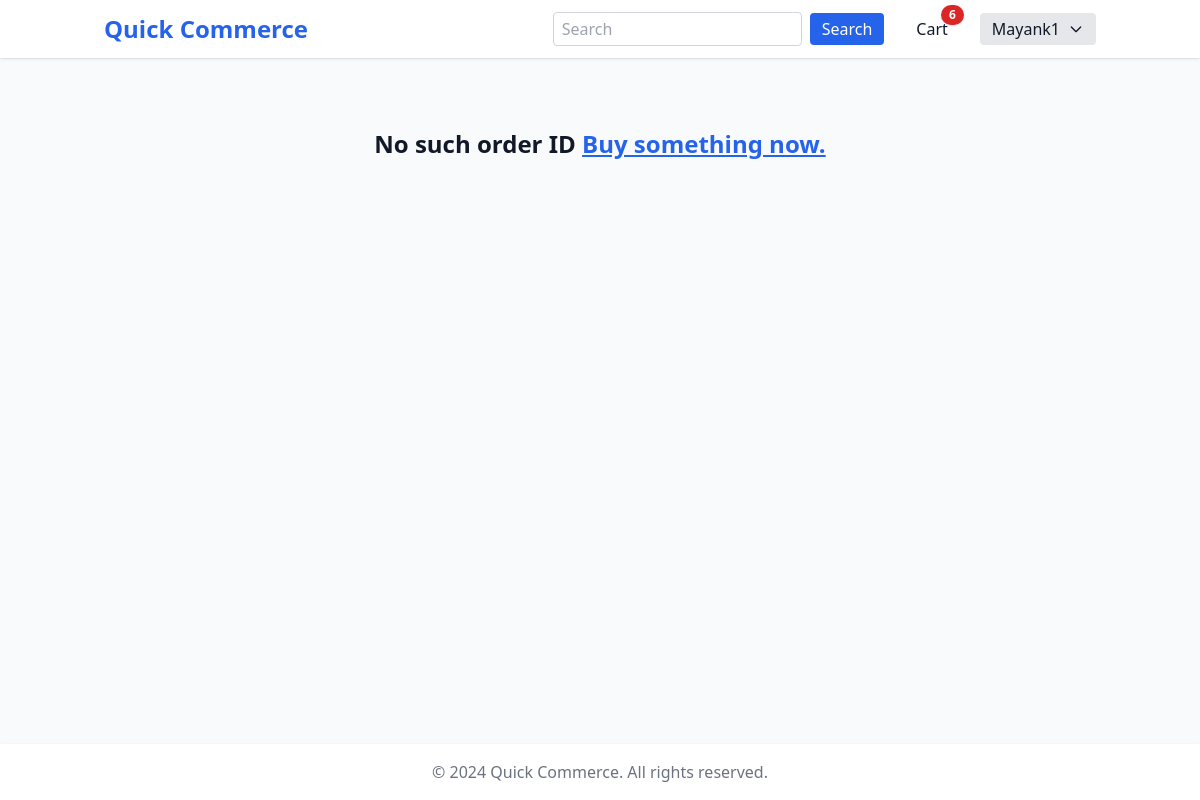
The page /orders/11/ (signed in) on the database as committed earlier.
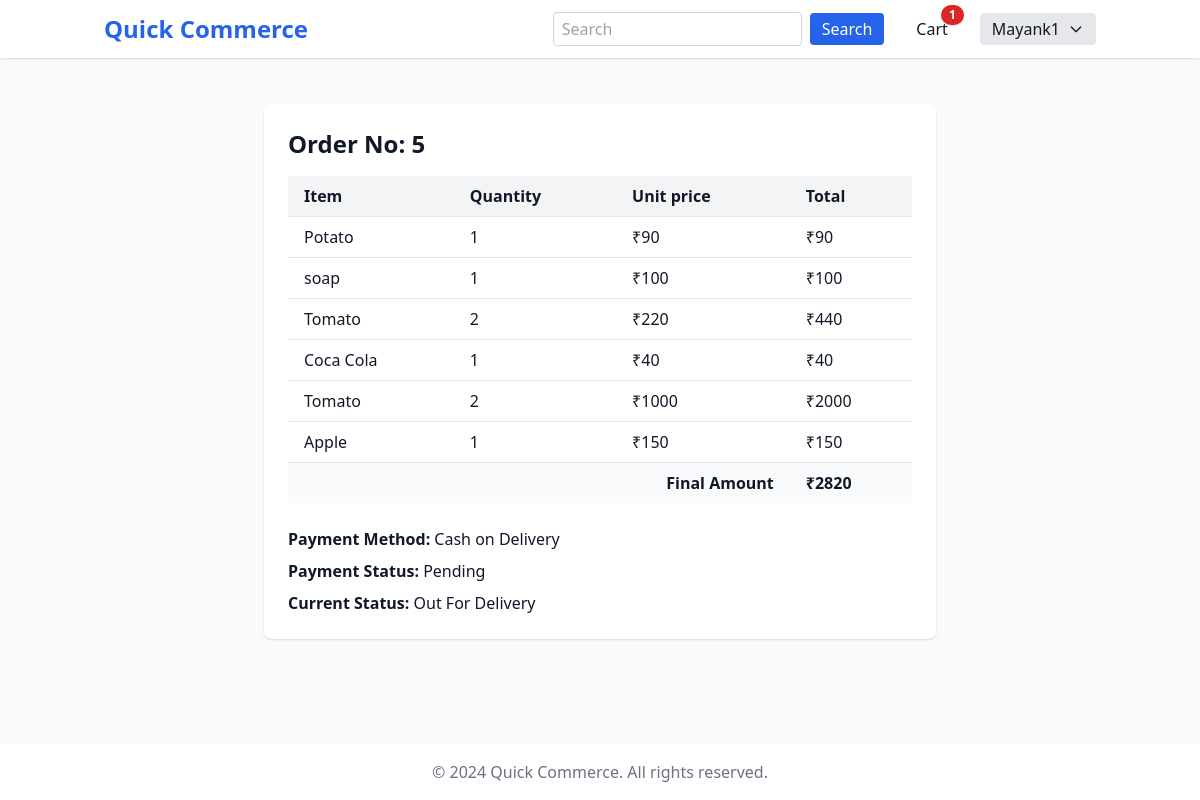
The same page on the database as committed later.
### orders/models.py (models this page shows, shortened)
class Order(models.Model):
    user = models.ForeignKey(User,on_delete=models.CASCADE)
    order_no = models.IntegerField(blank=True)
    total = models.IntegerField(blank = True)
    status = models.CharField(max_length=16, choices=status_choices,default='pending')
    created_at = models.DateTimeField(auto_now_add=True)
    updated_at = models.DateTimeField(auto_now=True)
    order_items = models.ManyToManyField(Order_Item)
    checkout = models.ForeignKey(Checkout,on_delete=models.CASCADE,null=True)
    dark_store = models.ForeignKey(Dark_Store,on_delete=models.CASCADE,default=get_initial)

class Order_Item(models.Model):
    user = models.ForeignKey(User,on_delete=models.CASCADE)
    product = models.ForeignKey(Product,on_delete=models.CASCADE)
    quantity = models.IntegerField()
    price = models.IntegerField(blank=True)

### products/models.py (models this page shows, shortened)
class Product(models.Model):
    subcategory = models.ForeignKey(Product_subcategory, on_delete=models.SET_DEFAULT, default=get_default_subcategory)
    title = models.CharField(max_length=1000)
    desc = models.TextField()
    price = models.IntegerField()
    image = models.ImageField(upload_to="product_images",null=True)

### checkout/models.py (models this page shows, shortened)
class Checkout(models.Model):
    user = models.ForeignKey(User,on_delete=models.CASCADE)
    total = models.IntegerField(blank=True,null=True)
    shipping_address = models.TextField()
    phone = models.CharField(max_length=15)
    created_at = models.DateTimeField(auto_now_add=True)
    payment_method = models.CharField(max_length=50, choices=payment_choices)
    payment_status = models.CharField(max_length = 20 , choices = payment_status_choices, default = 'pending')

### orders/views.py (the view)
# urls.py: path("<int:orderid>/",views.order_page,name="order_page"),
@login_required
def order_page(request,orderid):
    inst = Order.objects.filter(user=request.user, id = orderid).first()
    if inst:
        items = inst.order_items.all()
        temp=[]
        for item in items:
            temp+=[[item,item.quantity*item.price]]
        ctx = {"order":inst,"items":temp}
        return render(request,"orders/order_page.html",ctx)
    else:
        return render(request,"orders/order_page.html")

### cart/templatetags/custom_tags.py (called while the page is built)
@register.simple_tag(takes_context=True)
def cart_count(context):
    inst = Cart_Item.objects.filter(user = context['request'].user)
    count = 0
    for item in inst:
        count += item.quantity  # Sum the quantity of each item
    return count

### templates/orders/order_page.html (shortened to what this page needs)
{% extends "base.html" %}
{% block content %}
{% if order %}
  <div class="max-w-2xl mx-auto bg-white dark:bg-gray-900 rounded-lg shadow p-6 mt-6">
    <h1 class="text-2xl font-bold mb-4">Order No: {{order.order_no}}</h1>
    <div class="overflow-x-auto">
      <table class="min-w-full divide-y divide-gray-200 dark:divide-gray-700">
        <thead class="bg-gray-100 dark:bg-gray-800">
          <tr>
            <th class="px-4 py-2 text-left font-semibold">Item</th>
            <th class="px-4 py-2 text-left font-semibold">Quantity</th>
            <th class="px-4 py-2 text-left font-semibold">Unit price</th>
            <th class="px-4 py-2 text-left font-semibold">Total</th>
          </tr>
        </thead>
        <tbody class="bg-white dark:bg-gray-900">
          {% for item,totals in items %}
          <tr class="border-b dark:border-gray-800">
            <td class="px-4 py-2">{{item.product.title}}</td>
            <td class="px-4 py-2">{{item.quantity}}</td>
            <td class="px-4 py-2">₹{{item.price}}</td>
            <td class="px-4 py-2">₹{{totals}}</td>
          </tr>
          {% endfor %}
          <tr class="bg-gray-50 dark:bg-gray-800 font-bold">
            <td colspan="3" class="px-4 py-2 text-right">Final Amount</td>
            <td class="px-4 py-2">₹{{order.total}}</td>
          </tr>
        </tbody>
      </table>
    </div>
    <div class="mt-6 space-y-2">
      <h3 class="font-semibold">Payment Method: <span class="font-normal">{{order.checkout.get_payment_method_display}}</span></h3>
      <h3 class="font-semibold">Payment Status: <span class="font-normal">{{order.checkout.get_payment_status_display}}</span></h3>
      <h3 class="font-semibold">Current Status: <span class="font-normal">{{order.get_status_display}}</span></h3>
    </div>
  </div>
{% else %}
  <h1 class="text-2xl font-bold text-center mt-12">No such order ID <a href="{% url 'products' %}" class="text-blue-600 dark:text-blue-400 underline">Buy something now.</a></h1>
{% endif %}
{% endblock %}

### templates/base.html (shortened to what this page needs)
{% load custom_tags %}
<!DOCTYPE html>
<html lang="en" x-data="{ darkMode: localStorage.getItem('darkMode') === 'true', mobileMenu: false }" x-init="$watch('darkMode', val => localStorage.setItem('darkMode', val))" :class="{ 'dark': darkMode }">
<head>
    <script src="https://cdn.tailwindcss.com"></script>
</head>
<body class="bg-gray-50 dark:bg-gray-900 text-gray-900 dark:text-gray-100 min-h-screen flex flex-col">
    <nav class="bg-white dark:bg-gray-800 shadow fixed top-0 left-0 w-full z-50">
        <div class="container mx-auto px-4 py-3 flex justify-between items-center">
            <a href="/" class="text-2xl font-bold text-blue-600 dark:text-blue-400">Quick Commerce</a>
            <div class="hidden md:flex items-center gap-4">
                <form class="flex items-center" role="search" method="GET" action="{% url 'search' %}">
                    <input class="rounded px-2 py-1 border border-gray-300 dark:bg-gray-700 dark:text-gray-100" type="search" placeholder="Search" aria-label="Search" name="searchvalue">
                    <button class="ml-2 px-3 py-1 bg-blue-600 text-white rounded hover:bg-blue-700 transition" type="submit">Search</button>
                </form>
                {% if user.is_authenticated %}
                    {% cart_count as count %}
                {% endif %}
                <div class="relative flex flex-col items-center ml-4">
                    <a href="/cart/" class="hover:text-blue-500 dark:hover:text-blue-300 relative">
                        {% if user.is_authenticated and count > 0 %}
                            <span class="absolute -top-3 -right-4 bg-red-600 text-white text-xs font-bold px-2 py-0.5 rounded-full shadow">{{ count }}</span>
                        {% endif %}
                        Cart
                    </a>
                </div>
                {% if user.is_authenticated %}
                <div class="relative group ml-4" x-data="{ open: false }">
                    <button @click="open = !open" class="px-3 py-1 bg-gray-200 dark:bg-gray-700 rounded flex items-center gap-2 focus:outline-none">
                        <span>{{ user.username }}</span>
                        <svg class="w-4 h-4" fill="none" stroke="currentColor" viewBox="0 0 24 24"><path stroke-linecap="round" stroke-linejoin="round" stroke-width="2" d="M19 9l-7 7-7-7"/></svg>
                    </button>
                </div>
                {% else %}
                <a class="ml-2 px-3 py-1 bg-green-600 text-white rounded hover:bg-green-700 transition" href="{% url 'account_login' %}">Login</a>
                <a class="ml-2 px-3 py-1 bg-yellow-400 text-black rounded hover:bg-yellow-500 transition" href="{% url 'account_signup' %}">Register</a>
                {% endif %}
            </div>
        </div>
                {% if user.is_authenticated %}
                    {% cart_count as count %}
                {% endif %}
    </nav>
    <main class="flex-1 container mx-auto px-4 py-8 pt-20">
        {% block content %}{% endblock %}
    </main>
    <footer class="bg-white dark:bg-gray-800 shadow mt-8">
        <div class="container mx-auto px-4 py-4 text-center text-gray-500 dark:text-gray-400">
            &copy; {{ year|default:2024 }} Quick Commerce. All rights reserved.
        </div>
    </footer>
</body>
</html>

Rows that differ between the two databases and show on the page:
added Order: order_no "5", total "2820", checkout.payment_method "Cash on Delivery", checkout.payment_status "Pending", status "Out For Delivery"
added Order_Item: product "Potato", quantity "1", price "90"
added Order_Item: product "soap", quantity "1", price "100"
added Order_Item: product "Tomato", quantity "2", price "220", totals "440"
added Order_Item: product "Coca Cola", quantity "1", price "40"
added Order_Item: product "Tomato", quantity "2", price "1000", totals "2000"
added Order_Item: product "Apple", quantity "1", price "150"
Other text that changed with them:
{{ count }}: "6" → "1"
text no longer shown: "No such order ID Buy something now."
text now shown: "Order No: Item Quantity Unit price Total Final Amount ₹ Payment Method: Payment Status: Current Status:"
